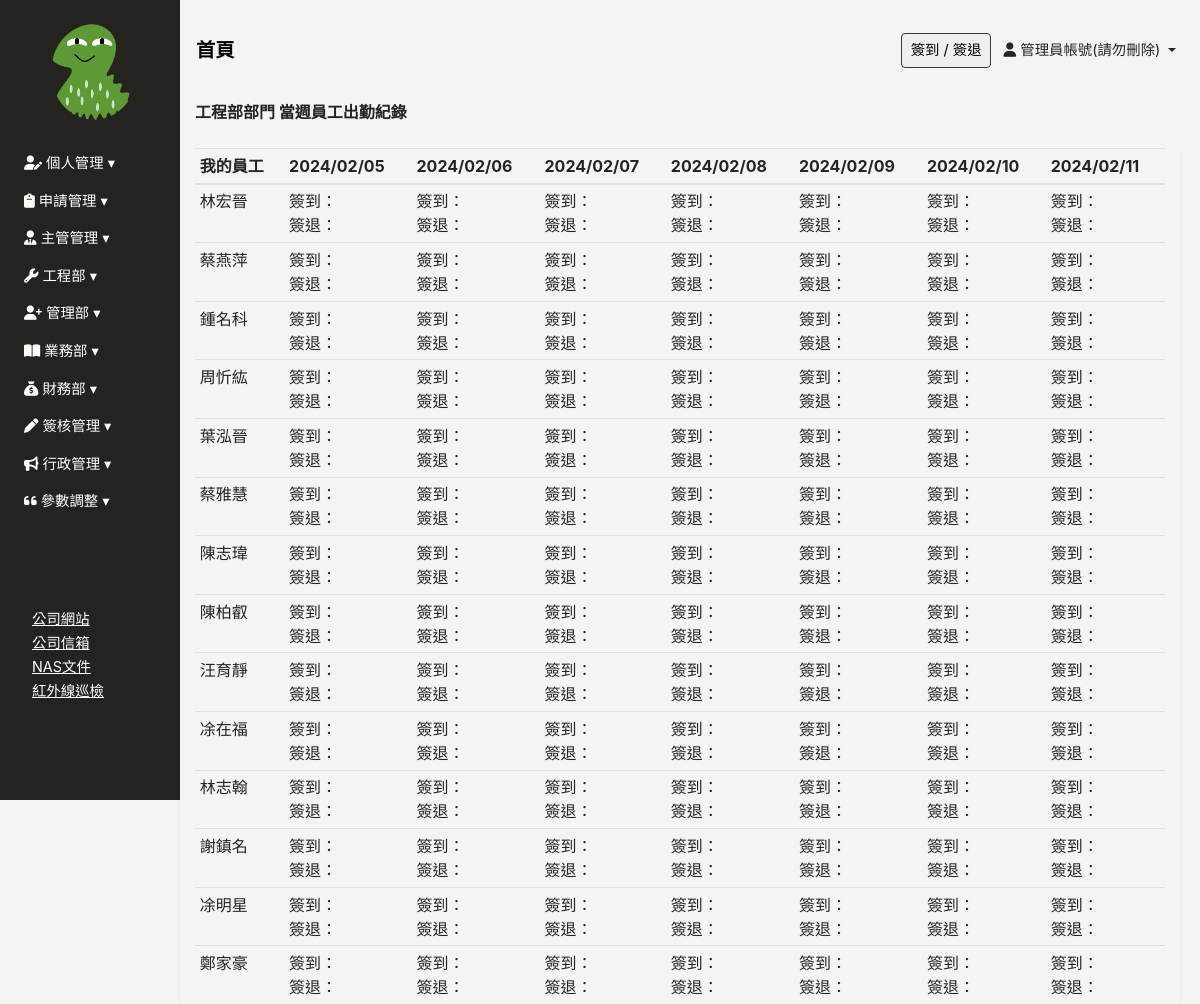
The page /director_Index (signed in) on the database its author committed.
### Backend/models.py (models this page shows, shortened)
class ModifiedModel(models.Model):
    modified_by = models.ForeignKey("Employee", on_delete=models.SET_NULL, null=True, blank=True)
    created_date = models.DateField(default=timezone.now,verbose_name='建立日期')
    update_date = models.DateField(auto_now=True, verbose_name='更新日期')
    class Meta:
        abstract = True

class Employee(ModifiedModel):
    GENDER_CHOICES = [
        ('M', '男'),
        ('F', '女'),
    ]
    BLOOD_TYPE_CHOICES = [
        ('A', 'A型'),
        ('B', 'B型'),
        ('AB','AB型'),
        ('O', 'O型'),
    ]
    MARITAL_STATUS_CHOICES = [
        ('M', '已婚'),
        ('S', '未婚'),
        ('D', '離異'),
    ]
    MILITARY_STATUS_CHOICES = [
        ('M', '義務役'),
        ('E', '免服役'),
        ('A', '替代役'),
    ]
    user = models.OneToOneField(User, null=True, blank=True, on_delete=models.CASCADE)
    profile_image = models.ImageField(upload_to='employee_profile/', blank=True, null=True, default='employee_profile/default_profile.png', verbose_name='員工照片')
    location_city = models.CharField(max_length=4, choices=LOCATION_CHOICES, null=True, blank=True, verbose_name='居住城市(用於計算)')
    uploaded_files = models.ManyToManyField(UploadedFile,blank=True,  related_name="userfile")
    annualleaves = models.ManyToManyField(AnnualLeave,blank=True,  related_name="AnnualLeave_user")
    full_name = models.CharField(max_length=30, null=True, blank=True, verbose_name='員工名稱')
    employee_id	 = models.CharField(max_length=30, blank=True,verbose_name='員工編號')
    departments = models.ForeignKey('Department', on_delete=models.SET_NULL, blank=True, null=True, related_name='employees', verbose_name='部門名稱')# 你可以通过department.employees.all()访问一个部门的所有员工。
    position = models.CharField(max_length=30, null=True, blank=True, verbose_name='職稱')
    phone_number = models.CharField(max_length=20, null=True, blank=True,verbose_name='手機號碼')
    contact_number = models.CharField(max_length=20, null=True, blank=True,verbose_name='聯絡電話(報價單顯示)')
    start_work_date = models.DateField(null=True, blank=True, verbose_name='到職日期')
    id_number = models.CharField(max_length=20, null=True, blank=True, verbose_name='身份證字號')
    birthday = models.DateField(null=True, blank=True, verbose_name='出生日期')
    gender = models.CharField(max_length=1, choices=GENDER_CHOICES, null=True, blank=True, verbose_name='性別')
    blood_type = models.CharField(max_length=2, choices=BLOOD_TYPE_CHOICES, null=True, blank=True, verbose_name='血型')
    birth_place = models.CharField(max_length=100, null=True, blank=True, verbose_name='出生地')
    marital_status = models.CharField(max_length=1, choices=MARITAL_STATUS_CHOICES, null=True, blank=True, verbose_name='婚姻狀況')
    military_status = models.CharField(max_length=1, choices=MILITARY_STATUS_CHOICES, null=True, blank=True, verbose_name='兵役狀況')
    permanent_address = models.CharField(max_length=50, null=True, blank=True, verbose_name='戶籍地址')
    current_address_city = models.CharField(max_length=50, null=True, blank=True, verbose_name='現居地址縣市')
    current_address = models.CharField(max_length=50, null=True, blank=True, verbose_name='現居地址')
    location = models.CharField(max_length=50, null=True, blank=True, verbose_name='所在地')
    company_email = models.EmailField(null=True, blank=True, verbose_name='公司E_Mail')
    personal_email = models.EmailField(null=True, blank=True, verbose_name='個人E_Mail(報價單顯示)')
    emergency_contact = models.CharField(max_length=50, null=True, blank=True, verbose_name='緊急聯絡人1')
    emergency_contact_relations = models.CharField(max_length=50, null=True, blank=True, verbose_name='關係1')
    emergency_contact_phone = models.CharField(max_length=20, null=True, blank=True, verbose_name='聯絡人電話1')
    default_salary = models.PositiveIntegerField(default=26000, null=True, blank=True, verbose_name="基本薪資")
    job_addition = models.PositiveIntegerField(default=0, null=True, blank=True, verbose_name="職務加給")
    phone_addition = models.PositiveIntegerField(default=0, null=True, blank=True, verbose_name="手機加給")
    certificates_addition = models.PositiveIntegerField(default=0, null=True, blank=True, verbose_name="證照加給")
    labor_protection = models.PositiveIntegerField(default=0, null=True, blank=True, verbose_name="勞保級距")
    health_insurance = models.PositiveIntegerField(default=0, null=True, blank=True, verbose_name="健保級距")
    labor_pension_moeny = models.PositiveIntegerField(default=6, null=True, blank=True, verbose_name="勞退級距")
    labor_pension = models.PositiveIntegerField(default=6, null=True, blank=True, verbose_name="勞退比例(%)")
    class Meta:
        verbose_name = "員工"   # 單數
        verbose_name_plural = verbose_name   #複數

class Department(ModifiedModel):
    COMPANY_CHOICES = [
        ('艾力克電機', '艾力克電機'),
        ('維景', '維景'),
    ]
    belong_to_company =models.CharField(max_length=20,choices=COMPANY_CHOICES, null=True, blank=True,verbose_name="所屬公司")
    parent_department  = models.ForeignKey('self',max_length=30,  on_delete=models.SET_NULL, null=True, blank=True, verbose_name='上層部門')
    department_name = models.CharField(max_length=30, null=True, blank=True,verbose_name='部門名稱')
    department_id = models.CharField(max_length=20, null=True, blank=True,verbose_name='部門編號')
    def get_all_subdepartments(self):
        subdepartments = []
        for subdepartment in Department.objects.filter(parent_department=self):
            subdepartments.append(subdepartment)
            subdepartments.extend(subdepartment.get_all_subdepartments())
        return subdepartments
    def get_all_employees(self):
        subdepartments = self.get_all_subdepartments()
        employees = Employee.objects.filter(departments__in=subdepartments, user__is_active=True)
        return employees
    class Meta:
        verbose_name = "部門"   # 單數
        verbose_name_plural = verbose_name   #複數

### Frontend/views.py (the view)
# urls.py: path('director_Index', login_required(views.Director_Index.as_view()), name="director_Index"),
class Director_Index(View):
    def get(self,request):
        current_employee = request.user.employee
        current_department = current_employee.departments
        other_employees = convent_employee(current_department.get_all_employees())
        show_data=[]
        for employee in other_employees:
            employee['clock_data'] = get_weekly_clock_data(employee['id'])
            if show_data==[]:
                for date in  employee['clock_data'] :
                    show_data.append(date)
        context= {"other_employees":other_employees,"show_data":show_data}
        return render(request, 'index/director_Index.html',context)

### Frontend/templates/index/director_Index.html (shortened to what this page needs)
{% extends 'base/base_dashboard.html' %}
{% block import %}
{% load static%}
{% endblock %}
{% load custom_tags %}
{% block main %}
<div class="main">
    <div class="container font-weight-bold mb-4">{{ request.user.employee.departments.department_name }}部門 當週員工出勤紀錄</div>
    <div class="container shadow-sm table-responsiv">
        <table class="table table-sm table-hover">
            <thead>
                <tr class="text-nowrap">
                    <th>我的員工</th>
                        {% for date in show_data %}
                            <th>{{ date.day }}</th>
                        {% endfor %}
                </tr>
            </thead>
            <tbody>
                {% for e in other_employees %}
                <tr>
                    <td>{{ e.full_name }}</td>
                    {% for date in e.clock_data %}
                    <td>
                        簽到：{{ date.checkin }}<br>
                        簽退：{{date.checkout}}
                    </td>
                    {% endfor %}
                </tr>
                {% endfor %}
            </tbody>
        </table>
    </div>
</div>
{% endblock %}

### Frontend/templates/base/sidebar.html (shortened to what this page needs)
{% load tz %}
{% load custom_tags %}
{% load static%}
<div class="sidebar pl-2 collapse width show" id="sidebarCollapse">
    <div class="sidebar-img w-50 mx-auto pt-4">
        <img src="{{ request.user.employee.profile_image.url }}" class="img-fluid" style="border-radius: 50%;object-fit: cover;" >
    </div>
    <ul class="nav flex-column mt-4" id="sidebarMenu">
        <li class="nav-item">
            <a class="nav-link collapsed" href="#" data-target="#calendarCollapse" data-toggle="collapse">
                <i class="fa-solid fa-user-pen" style="color: #ffffff;"></i> 個人管理
            </a>
        </li>
        <li class="nav-item">
            <a class="nav-link collapsed" href="#" data-target="#applicationCollapse" data-toggle="collapse">
                <i class="fa-solid fa-clipboard" style="color: #ffffff;"></i> 申請管理
            </a>
        </li>
        {% if user|in_group_T_or_F:"主管" or pass_test_func %}
        <li class="nav-item">
            <a class="nav-link collapsed" href="#" data-target="#directorCollapse" data-toggle="collapse"
                aria-expanded="false" aria-controls="directorCollapse">
                <i class="fa-solid fa-user-tie" style="color: #ffffff;"></i> 主管管理
            </a>
        </li>
        {% endif %}
        {% if user|in_group_T_or_F:"工程" or pass_test_func %}
        <li class="nav-item">
            <a class="nav-link collapsed" href="#" data-target="#engineerCollapse" data-toggle="collapse"
                aria-expanded="false" aria-controls="engineerCollapse">
                <i class="fa-solid fa-wrench" style="color: #ffffff;"></i> 工程部
            </a>
        </li>
        {% endif %}
        {% if user|in_group_T_or_F:"簽核流程管理" or user|in_group_T_or_F:"管理部" or user|in_group_T_or_F:"員工出勤" or pass_test_func %}
        <li class="nav-item">
            <a class="nav-link collapsed" href="#" data-target="#personnelCollapse" data-toggle="collapse"
                aria-expanded="false" aria-controls="personnelCollapse">
                <i class="fa-solid fa-user-plus" style="color: #ffffff;"></i> 管理部
            </a>
        </li>
        {% endif %}
        {% if user|in_group_T_or_F:"業務" or pass_test_func %}
        <li class="nav-item">
            <a class="nav-link collapsed" href="#" data-target="#salesCollapse" data-toggle="collapse"
                aria-expanded="false" aria-controls="salesCollapse">
                <i class="fa-solid fa-book-open" style="color: #ffffff;"></i> 業務部
            </a>
        </li>
        {% endif %}
        {% if user|in_group_T_or_F:"財務部" or pass_test_func %}
        <li class="nav-item">
            <a class="nav-link collapsed" href="#financialCollapse" data-toggle="collapse" aria-expanded="false"
                aria-controls="financialCollapse">
                <i class="fa-solid fa-sack-dollar" style="color: #ffffff;"></i> 財務部
            </a>
        </li>
        {% endif %}
        <li class="nav-item">
            <a class="nav-link collapsed" href="#approvalCollapse" data-toggle="collapse" aria-expanded="false"
                aria-controls="approvalCollapse">
                <i class="fa-solid fa-pen" style="color: #ffffff;"></i> 簽核管理
            </a>
        </li>
        {% if user|in_group_T_or_F:"公告" or pass_test_func %}
        <li class="nav-item">
            <a class="nav-link collapsed" href="#newsCollapse" data-toggle="collapse" aria-expanded="false"
                aria-controls="newsCollapse">
                <i class="fa-solid fa-bullhorn" style="color: #ffffff;"></i> 行政管理
            </a>
        </li>
        {% endif %}
        {% if pass_test_func or  user|in_group_T_or_F:"參數管理"  %}
        <li class="nav-item">
            <a class="nav-link collapsed" href="#OP" data-toggle="collapse" aria-expanded="false" aria-controls="OP">
                <i class="fa-solid fa-quote-left" style="color: #ffffff;"></i> 參數調整
            </a>
        </li>
        {% endif %}
        <li class="nav-item" style="margin-top: 50%;">
            <ul class="nav flex-column ml-4">
                <li>
                    <a href="https://web.hocom.tw/h/index?key=aqurz" type="button" style="text-decoration: underline;">公司網站</a>
                </li>
                <li>
                    <a href="http://211.75.230.86/webmail-cgi/XwebMail?_task=login&_remove=1" type="button" style="text-decoration: underline;">公司信箱</a>
                </li>
                <li>
                    <a href="https://211.75.230.87:5001/#/signin" type="button" style="text-decoration: underline;">NAS文件</a>
                </li>
                <li>
                    <a href="https://www.wgi.tw:5557/logout" type="button" style="text-decoration: underline;">紅外線巡檢</a>
                </li>
            </ul>
        </li>
    </ul>
</div>

### Frontend/templates/base/header.html (shortened to what this page needs)
<header class="d-flex justify-content-between align-items-center px-3">
    <div>
        <a href="{% url 'index' %}" style="color: #000; text-decoration: none;">
            <span class="font-weight-bold" style="font-size: clamp(1rem, 2vw, 1.2rem);">
                首頁
            </span>
        </a>
    </div>
    <div>
        <button type="button" class="display-none border border-dark rounded mr-2" data-toggle="modal" data-target="#clock-inout" @click="catchDateTime">
            簽到 / 簽退
        </button>
        <span class="display-none dropdown-toggle mr-2 employee_full_name" data-toggle="dropdown">
            <i class="fa-solid fa-user"></i> {{ request.user.employee.full_name }}
        </span>
    </div>
</header>
{% load static %}

### rows shown on the page
Employee: full_name "林宏晉"
Employee: full_name "蔡燕萍"
Employee: full_name "鍾名科"
Employee: full_name "周忻紘"
Employee: full_name "葉泓晉"
Employee: full_name "蔡雅慧"
Employee: full_name "陳志瑋"
Employee: full_name "陳柏叡"
Employee: full_name "汪育靜"
Employee: full_name "凃在福"
Employee: full_name "林志翰"
Employee: full_name "謝鎮名"
Employee: full_name "凃明星"
Employee: full_name "鄭家豪"

### other values the page prints
{{ request.user.employee.full_name }} "管理員帳號(請勿刪除)"
{{ request.user.employee.departments.department_name }} "工程部"
{{ date.day }} "2024/02/05" "2024/02/06" "2024/02/07" "2024/02/08" "2024/02/09" "2024/02/10" "2024/02/11"
